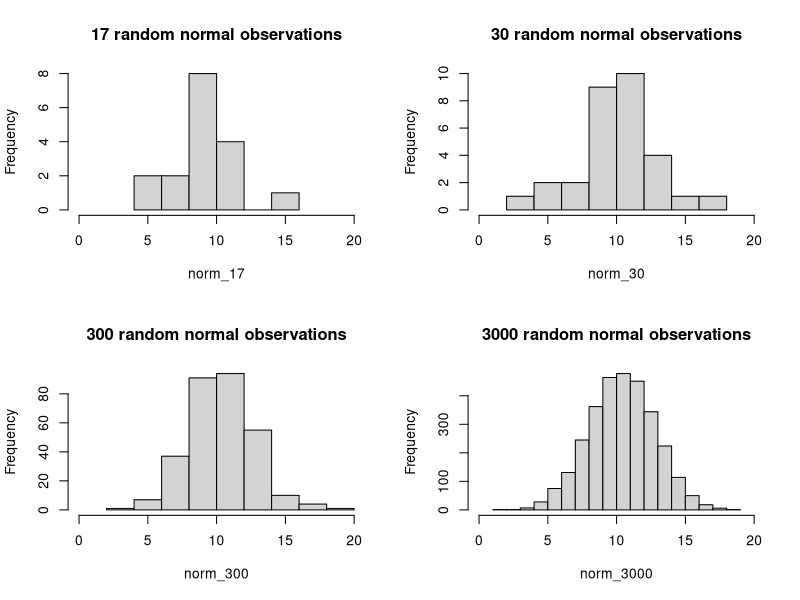
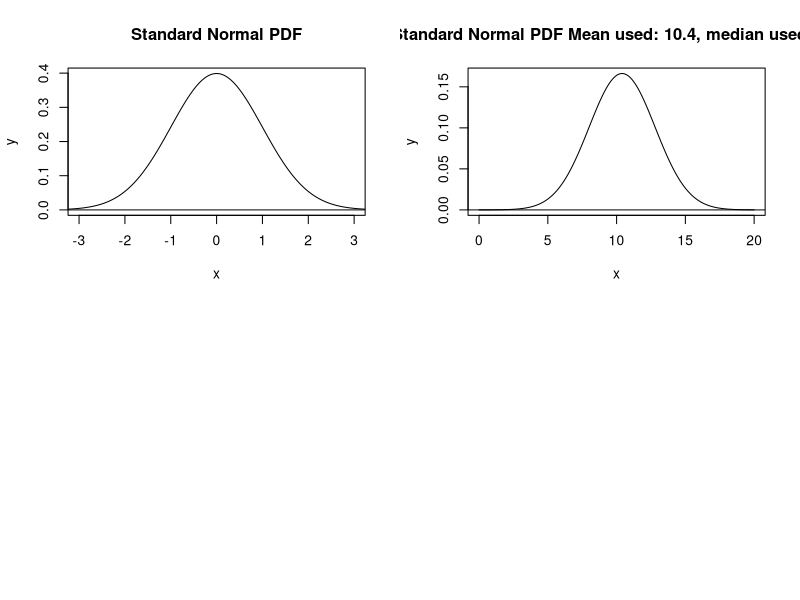
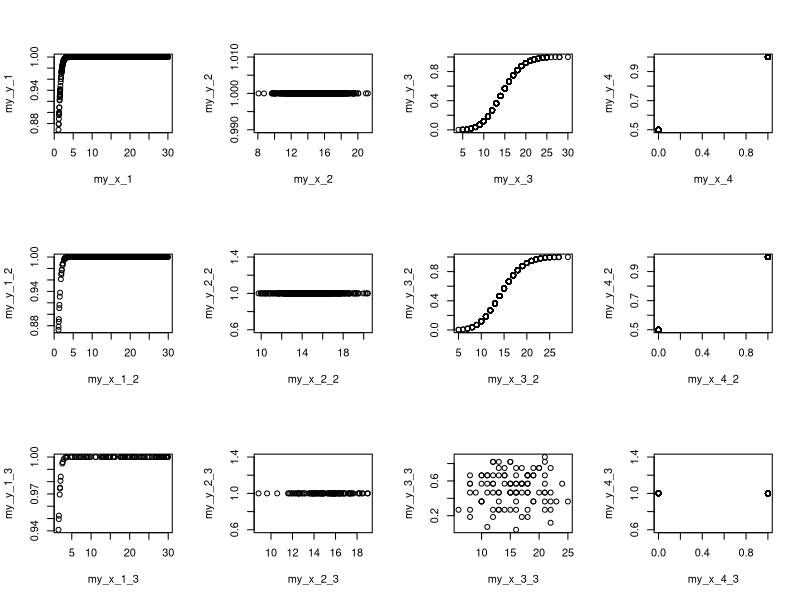
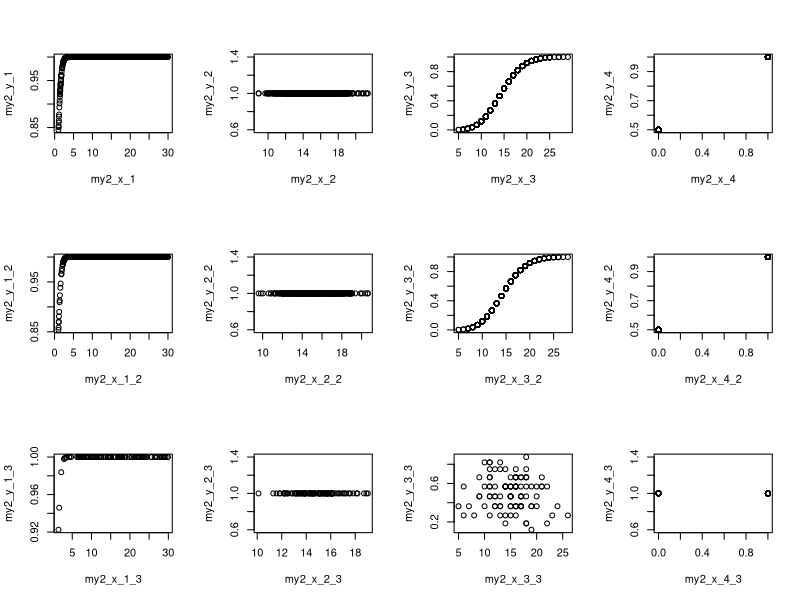
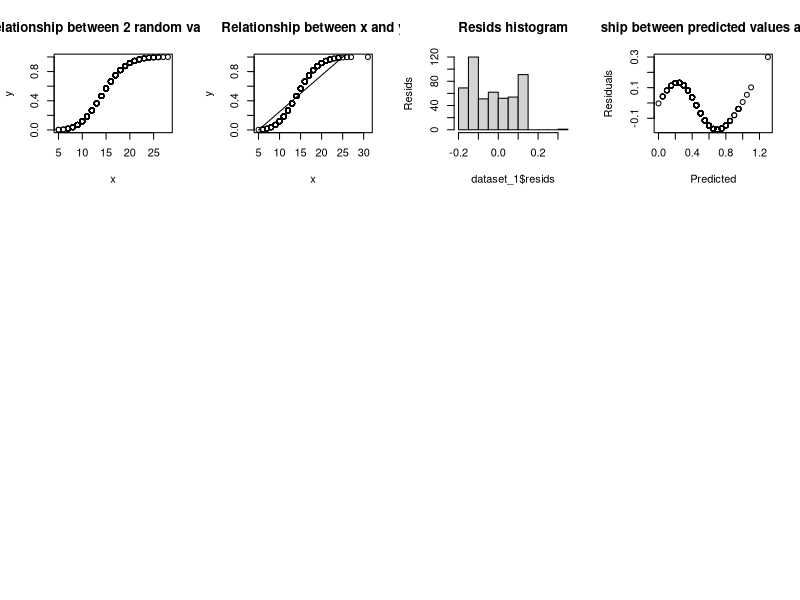
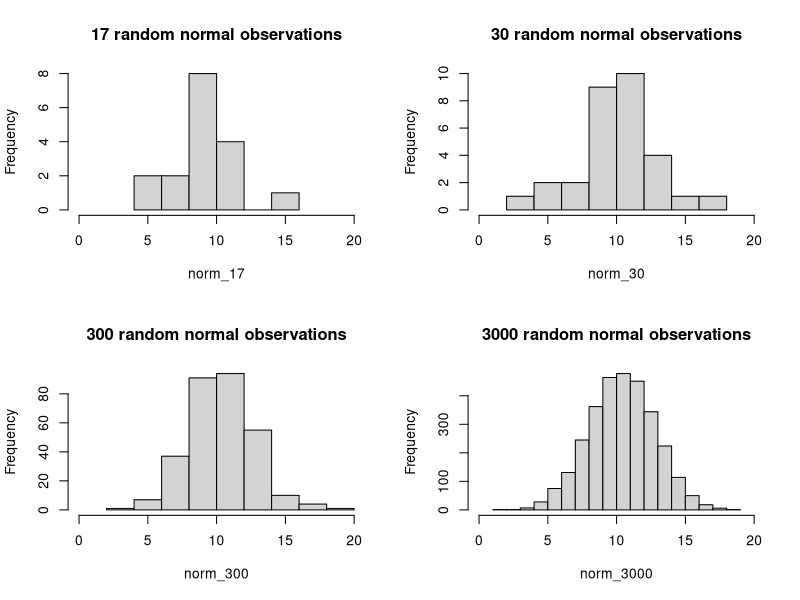
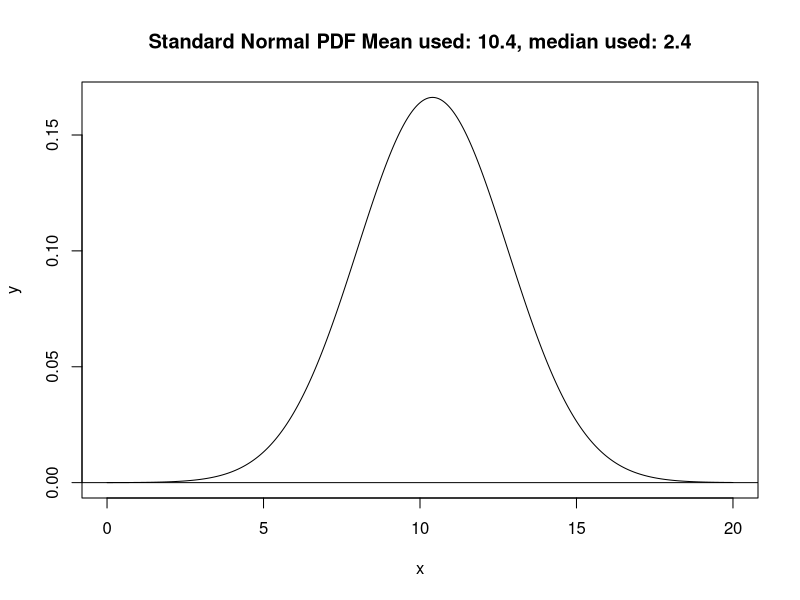
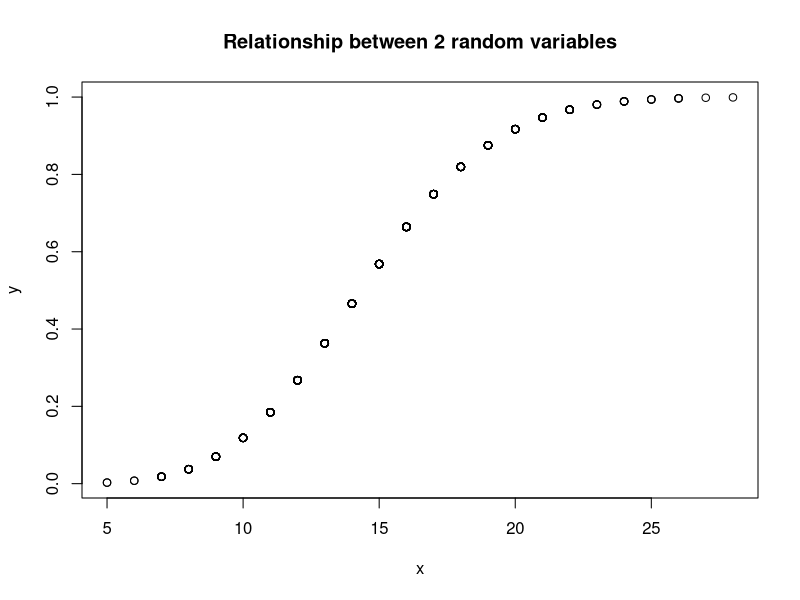

These charts were generated, in order, by the following R code:
## ---- chunk 1
#Answer:
norm_17 <- rnorm(17, 10.4, 2.4)
norm_30 <- rnorm(30, 10.4, 2.4)
norm_300 <- rnorm(300, 10.4, 2.4)
norm_3000 <- rnorm(3000, 10.4, 2.4)
## ---- chunk 2
#Answer:
png(filename = "lab_04_hist_01.png", units = "px",
    height = 1600, width = 1500, res = 180)

par(mfrow = c(2, 2))
hist(norm_17, xlim = c(0,20), main = "17 random normal observations")
hist(norm_30, xlim = c(0,20), main = "30 random normal observations")
hist(norm_300, xlim = c(0,20), main = "300 random normal observations")
hist(norm_3000, xlim = c(0,20), main = "3000 random normal observations")

dev.off()
## ---- chunk 3
par(mfrow = c(2, 2))
hist(norm_17, xlim = c(0,20), main = "17 random normal observations")
hist(norm_30, xlim = c(0,20), main = "30 random normal observations")
hist(norm_300, xlim = c(0,20),  main = "300 random normal observations")
hist(norm_3000, xlim = c(0,20), main = "3000 random normal observations")
## ---- chunk 4
# Generate a vector of x-values
x = seq(-6, 6, length.out = 1000)
y = dnorm(x)

plot(x, y, main = "Standard Normal PDF", type = "l", xlim = c(-3, 3))
abline(h = 0)
## ---- chunk 5
svg(filename = "norm_1.svg")

x = seq(0, 20, length.out = 1000)
y = dnorm(x, 10.4, 2.4)

plot(x, y, type = "l",
     main = "Standard Normal PDF Mean used: 10.4, median used: 2.4")
abline(h = 0)

dev.off()
## ---- chunk 6
x = seq(0, 20, length.out = 1000)
y = dnorm(x, 10.4, 2.4)

plot(x, y, type = "l",
     main = "Standard Normal PDF Mean used: 10.4, median used: 2.4")
abline(h = 0)
## ---- chunk 7
my_x_1 <- runif(1000, 1, 30)
my_x_2 <- rnorm(1000, 15, 2)
my_x_3 <- rpois(1000, 15)
my_x_4 <- rbinom(1000, 1, 0.5)

my_x_1_2 <- runif(500, 1, 30)
my_x_2_2 <- rnorm(500, 15, 2)
my_x_3_2 <- rpois(500, 15)
my_x_4_2 <- rbinom(500, 1, 0.5)

my_x_1_3 <- runif(100, 1, 30)
my_x_2_3 <- rnorm(100, 15, 2)
my_x_3_3 <- rpois(100, 15)
my_x_4_3 <- rbinom(100, 1, 0.5)

my_y_1 <- pnorm(my_x_1)
my_y_2 <- pnorm(my_x_2)
my_y_3 <- ppois(my_x_3, 15)
my_y_4 <- pbinom(my_x_4, 1, 0.5)

my_y_1_2 <- pnorm(my_x_1_2)
my_y_2_2 <- pnorm(my_x_2_2)
my_y_3_2 <- ppois(my_x_3_2, 15)
my_y_4_2 <- pbinom(my_x_4_2, 1, 0.5)

my_y_1_3 <- pnorm(my_x_1_3)
my_y_2_3 <- pnorm(my_x_2_3)
my_y_3_3 <- ppois(my_x_2_3, 15)
my_y_4_3 <- pbinom(my_x_2_3, 1, 0.5)

set.seed(12)

my2_x_1 <- runif(1000, 1, 30)
my2_x_2 <- rnorm(1000, 15, 2)
my2_x_3 <- rpois(1000, 15)
my2_x_4 <- rbinom(1000, 1, 0.5)

my2_x_1_2 <- runif(500, 1, 30)
my2_x_2_2 <- rnorm(500, 15, 2)
my2_x_3_2 <- rpois(500, 15)
my2_x_4_2 <- rbinom(500, 1, 0.5)

my2_x_1_3 <- runif(100, 1, 30)
my2_x_2_3 <- rnorm(100, 15, 2)
my2_x_3_3 <- rpois(100, 15)
my2_x_4_3 <- rbinom(100, 1, 0.5)

my2_y_1 <- pnorm(my2_x_1)
my2_y_2 <- pnorm(my2_x_2)
my2_y_3 <- ppois(my2_x_3, 15)
my2_y_4 <- pbinom(my2_x_4, 1, 0.5)

my2_y_1_2 <- pnorm(my2_x_1_2)
my2_y_2_2 <- pnorm(my2_x_2_2)
my2_y_3_2 <- ppois(my2_x_3_2, 15)
my2_y_4_2 <- pbinom(my2_x_4_2, 1, 0.5)

my2_y_1_3 <- pnorm(my2_x_1_3)
my2_y_2_3 <- pnorm(my2_x_2_3)
my2_y_3_3 <- ppois(my2_x_2_3, 15)
my2_y_4_3 <- pbinom(my2_x_2_3, 1, 0.5)

## ---- chunk 8
par(mfrow = c(3, 4))

plot(my_x_1, my_y_1)
plot(my_x_2, my_y_2)
plot(my_x_3, my_y_3)
plot(my_x_4, my_y_4)

plot(my_x_1_2, my_y_1_2)
plot(my_x_2_2, my_y_2_2)
plot(my_x_3_2, my_y_3_2)
plot(my_x_4_2, my_y_4_2)

plot(my_x_1_3, my_y_1_3)
plot(my_x_2_3, my_y_2_3)
plot(my_x_3_3, my_y_3_3)
plot(my_x_4_3, my_y_4_3)




## ---- chunk 9
par(mfrow = c(3, 4))

plot(my2_x_1, my2_y_1)
plot(my2_x_2, my2_y_2)
plot(my2_x_3, my2_y_3)
plot(my2_x_4, my2_y_4)

plot(my2_x_1_2, my2_y_1_2)
plot(my2_x_2_2, my2_y_2_2)
plot(my2_x_3_2, my2_y_3_2)
plot(my2_x_4_2, my2_y_4_2)

plot(my2_x_1_3, my2_y_1_3)
plot(my2_x_2_3, my2_y_2_3)
plot(my2_x_3_3, my2_y_3_3)
plot(my2_x_4_3, my2_y_4_3)

## ---- chunk 10
my_x_3 <- rpois(1000, 15)
## ---- chunk 11
png(filename = "lab_04_random_01.png", units = "px",
    height = 1600, width = 1500, res = 180)

plot(my2_x_3_2, my2_y_3_2, main = "Relationship between 2 random variables",
     ylab= "y", xlab= "x")

dev.off()

plot(my2_x_3_2, my2_y_3_2, main= "Relationship between 2 random variables",
     ylab= "y", xlab= "x")
## ---- chunk 12
head(my2_x_3_2)
head(my_y_3_2)
## ---- chunk 13
# Calculates the value of y for a linear function, given the coordinates
# of a known point (x1, y1) and the slope of the line.
line_point_slope = function(x, x1, y1, slope)
{
  get_y_intercept = 
    function(x1, y1, slope) 
      return(-(x1 * slope) + y1)
  
  linear = 
    function(x, yint, slope) 
      return(yint + x * slope)
  
  return(linear(x, get_y_intercept(x1, y1, slope), slope))
}
## ---- chunk 14
set.seed(12)

my2_x_3_2 <- rpois(500, 15)

my2_y_3_2 <- ppois(my2_x_3_2, 15)

dataset_1 <- data.frame(x = my2_x_3_2, y = my2_y_3_2)
## ---- chunk 15
png(filename = "lab_04_random_02.png", units = "px",
    height = 1600, width = 1500, res = 180)

plot(x = dataset_1$x, y = dataset_1$y, main = "Relationship between x and y",
     ylab= "y", xlab= "x")
curve(line_point_slope(x, 5, 0, 0.05 ), add = TRUE)

dev.off()

plot(x = dataset_1$x, y = dataset_1$y, main = "Relationship between x and y",
     ylab= "y", xlab= "x")
curve(line_point_slope(x, 5, 0, 0.05 ), add = TRUE)

## ---- chunk 16
predicted_y <- line_point_slope(dataset_1$x,  5, 0, 0.05)

resids <- predicted_y - dataset_1$y

dataset_1$predicted_y <- predicted_y
dataset_1$resids <- resids
## ---- chunk 17
hist(dataset_1$resids, main = "Resids histogram", ylab = "Resids")
## ---- chunk 18
plot(dataset_1$predicted_y, dataset_1$resids, main = "Relationship between predicted values and residuals", ylab = "Residuals", xlab = "Predicted")
